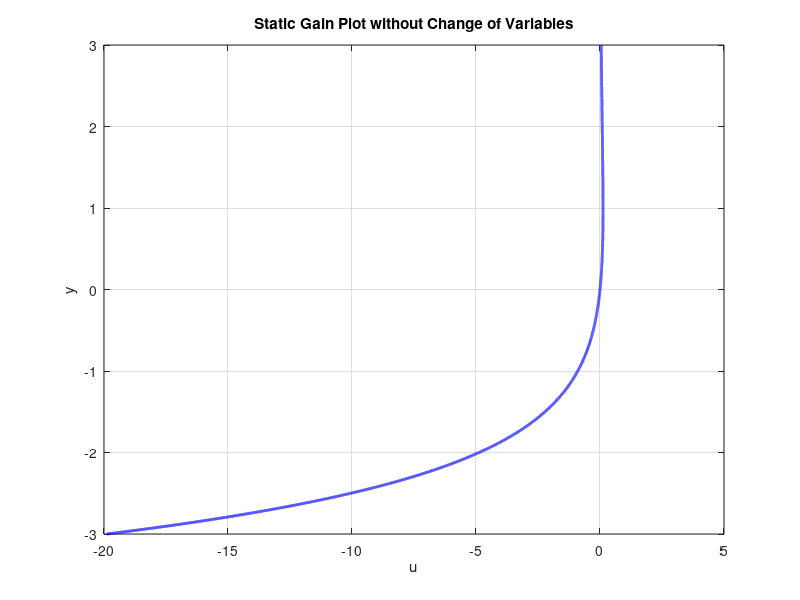
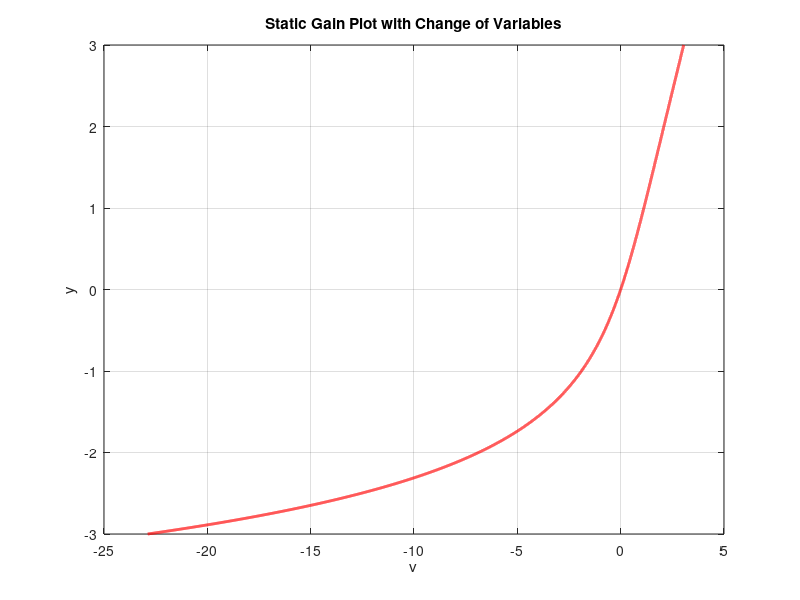

Source code (MATLAB) for these figures, in order:
% Plot Static Gain
y = linspace(-3, 3, 20000);
u = y .* 0.33 .* exp(-y) ;
v = y .* 0.33 .* exp(-y) + y;

figure();
plot(u, y, 'b-', 'LineWidth', 2);
xlabel('u');
ylabel('y');
title('Static Gain Plot without Change of Variables');
grid on;

figure();
plot(v, y, 'r-', 'LineWidth', 2);
xlabel('v');
ylabel('y');
title('Static Gain Plot with Change of Variables');
grid on;
